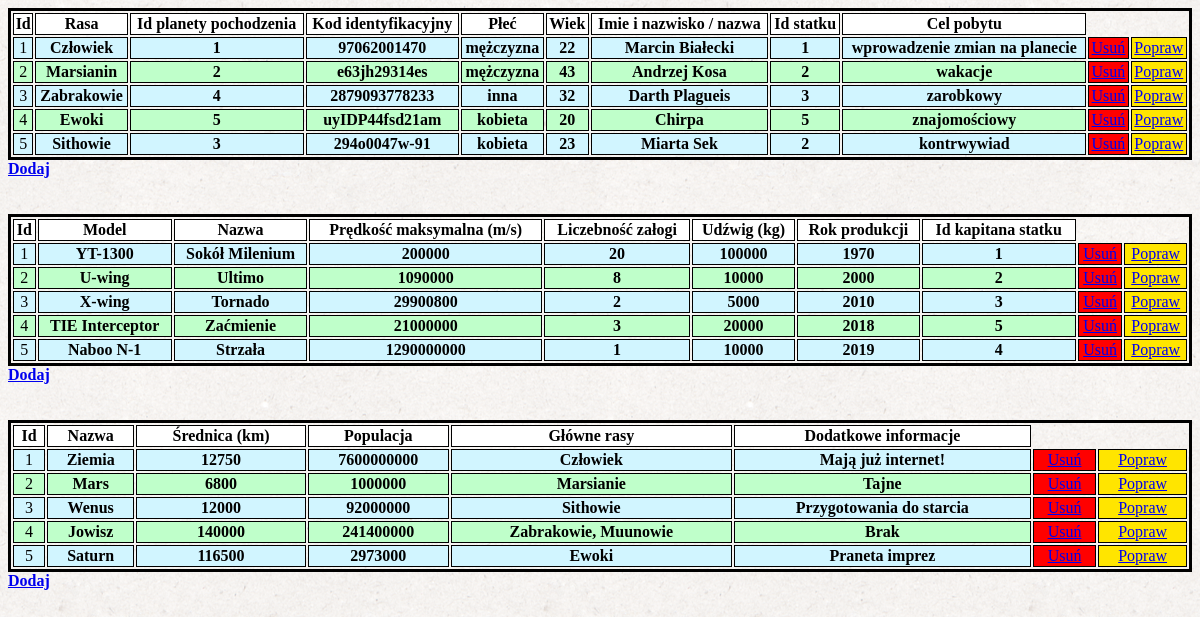
The page / on the database its author committed.
### tables this page shows
CREATE TABLE `przybysze` (
  `id` int(11) NOT NULL,
  `rasa` varchar(100) NOT NULL,
  `id_planety_pochodzenia` int(11) NOT NULL,
  `kod_identyfikacyjny` varchar(100) NOT NULL,
  `plec` varchar(30) NOT NULL,
  `wiek` int(11) NOT NULL,
  `imie_nazwisko_nazwa` varchar(100) NOT NULL,
  `id_statku` int(11) NOT NULL,
  `cel_pobytu` text NOT NULL
);

CREATE TABLE `statki_kosmiczne` (
  `id` int(11) NOT NULL,
  `model` varchar(50) NOT NULL,
  `nazwa` varchar(100) NOT NULL,
  `predkosc_maksymalna` bigint(11) NOT NULL,
  `liczebnosc_zalogi` int(11) NOT NULL,
  `udzwig` int(11) NOT NULL,
  `rok_produkcji` int(11) NOT NULL,
  `id_kapitana_statku` int(11) NOT NULL
);

CREATE TABLE `planety` (
  `id` int(11) NOT NULL,
  `nazwa` varchar(100) NOT NULL,
  `srednica` int(11) NOT NULL,
  `populacja` bigint(20) NOT NULL,
  `glowne_rasy` text NOT NULL,
  `dodatkowe_informacje` text NOT NULL
);

### index.php (the view, shortened to what this page needs)
<?php
	require_once "connect.php";
?>
<!DOCTYPE HTML>
<html lang="pl">
<head>
	<link rel="stylesheet" href="style.css" type="text/css" />
</head>
<body>
	<table>
		<tr>
		<td><b>Id</b></td>
		<td><b>Rasa</b></td>
		<td><b>Id planety pochodzenia</b></td>
		<td><b>Kod identyfikacyjny </b></td>
		<td><b>Płeć</b></td>
		<td><b>Wiek</b></td>
		<td><b>Imie i nazwisko / nazwa</b></td>
		<td><b>Id statku</b></td>
		<td><b>Cel pobytu</b></td>
		</tr>
<?php
	$polaczenie = @new mysqli($host, $db_user, $db_password, $db_name);
	if ($polaczenie->connect_errno!=0)
	{
		$_SESSION['message'] = "Error: ".$polaczenie->connect_errno;
	}
	else
	{
		if ($rezultat = @$polaczenie->query("SELECT * FROM przybysze"))
		{
			while ($wiersz = $rezultat->fetch_assoc())
			{
?>
				<tr>
				<td align="center" >
				<?php echo $wiersz['id'];?>
				</td>
				<td align="center" ><b>
				<?php echo $wiersz['rasa'];?></b>
				</td>
				<td align="center" ><b>
				<?php echo $wiersz['id_planety_pochodzenia'];?></b>
				</td>
				<td align="center" ><b>
				<?php echo $wiersz['kod_identyfikacyjny'];?></b>
				</td>
				<td align="center" ><b>
				<?php echo $wiersz['plec'];?></b>
				</td>
				<td align="center" ><b>
				<?php echo $wiersz['wiek'];?></b>
				</td>
				<td align="center" ><b>
				<?php echo $wiersz['imie_nazwisko_nazwa'];?></b>
				</td>
				<td align="center" ><b>
				<?php echo $wiersz['id_statku'];?></b>
				</td>
				<td align="center" ><b>
				<?php echo $wiersz['cel_pobytu'];?></b>
				</td>
				<td align="center" class="usun">
				<a href="index.php?id=<?php echo $wiersz['id'];?>&tabela=przybysze">Usuń</a>
				</td>
				<td align="center" class="popraw">
				<a href="update.php?id=<?php echo $wiersz['id'];?>&tabela=przybysze">Popraw</a>
				</td>
				</tr>
<?php
			}
		}
?>
</table>
<a href="insert.php?tabela=przybysze"><b>Dodaj</b></a>
<br>
<br>
<br>
	<table>
		<tr>
		<td><b>Id</b></td>
		<td><b>Model</b></td>
		<td><b>Nazwa</b></td>
		<td><b>Prędkość maksymalna (m/s)</b></td>
		<td><b>Liczebność załogi</b></td>
		<td><b>Udźwig (kg)</b></td>
		<td><b>Rok produkcji</b></td>
		<td><b>Id kapitana statku</b></td>
		</tr>
<?php
		if ($rezultat = @$polaczenie->query("SELECT * FROM statki_kosmiczne"))
		{
			while ($wiersz = $rezultat->fetch_assoc())
			{
?>
				<tr>
				<td align="center" >
				<?php echo $wiersz['id'];?>
				</td>
				<td align="center" >
				<b><?php echo $wiersz['model'];?></b>
				</td>
				<td align="center" >
				<b><?php echo $wiersz['nazwa'];?></b>
				</td>
				<td align="center" >
				<b><?php echo $wiersz['predkosc_maksymalna'];?></b>
				</td>
				<td align="center" >
				<b><?php echo $wiersz['liczebnosc_zalogi'];?></b>
				</td>
				<td align="center" >
				<b><?php echo $wiersz['udzwig'];?></b>
				</td>
				<td align="center" >
				<b><?php echo $wiersz['rok_produkcji'];?></b>
				</td>
				<td align="center" >
				<b><?php echo $wiersz['id_kapitana_statku'];?></b>
				</td>
				<td align="center" class="usun">
				<a href="index.php?id=<?php echo $wiersz['id'];?>&tabela=statki_kosmiczne">Usuń</a>
				</td>
				<td align="center" class="popraw">
				<a href="update.php?id=<?php echo $wiersz['id'];?>&tabela=statki_kosmiczne">Popraw</a>
				</td>
				</tr>
<?php
			}
		}
?>
</table>
<a href="insert.php?tabela=statki_kosmiczne"><b>Dodaj</b></a>
<br>
<br>
<br>
	<table>
		<tr>
			<td><b>Id</b></td>
			<td><b>Nazwa</b></td>
			<td><b>Średnica (km)</b></td>
			<td><b>Populacja</b></td>
			<td><b>Główne rasy</b></td>
			<td><b>Dodatkowe informacje</b></td>
		</tr>
<?php
		if ($rezultat = @$polaczenie->query("SELECT * FROM planety"))
		{
			while ($wiersz = $rezultat->fetch_assoc())
			{
?>
				<tr>
					<td align="center" >
					<?php echo $wiersz['id'];?>
					</td>
					<td align="center" >
					<b><?php echo $wiersz['nazwa'];?></b>
					</td>
					<td align="center" >
					<b><?php echo $wiersz['srednica'];?></b>
					</td>
					<td align="center" >
					<b><?php echo $wiersz['populacja'];?></b>
					</td>
					<td align="center" >
					<b><?php echo $wiersz['glowne_rasy'];?></b>
					</td>
					<td align="center" >
					<b><?php echo $wiersz['dodatkowe_informacje'];?></b>
					</td>
					<td align="center" class="usun">
					<a href="index.php?id=<?php echo $wiersz['id'];?>&tabela=planety">Usuń</a>
					</td>
					<td align="center" class="popraw">
					<a href="update.php?id=<?php echo $wiersz['id'];?>&tabela=planety">Popraw</a>
					</td>
				</tr>
<?php
			}
		}
	}
?>
	</table>
<a href="insert.php?tabela=planety"><b>Dodaj</b></a>
<br>
</body>
</html>

### style.css (style rules this page uses)
body { background: url(ricepaper2.png); }
table { width: 100%; border: 3px solid #000 }
td { border: 1px solid #000; text-align: center; }
tr:nth-of-type(2n) { background-color: #d1f5ff; }
tr:nth-of-type(2n + 1) { background-color: #bfffca; }
tr:nth-of-type(1) { background-color: #fff; }
.usun { background-color: #ff0000; }
.popraw { background-color: #ffe500; }

### rows shown on the page
przybysze: id "1", rasa "Człowiek", id_planety_pochodzenia "1", kod_identyfikacyjny "97062001470", plec "mężczyzna", wiek "22", imie_nazwisko_nazwa "Marcin Białecki", id_statku "1", cel_pobytu "wprowadzenie zmian na planecie"
przybysze: id "2", rasa "Marsianin", id_planety_pochodzenia "2", kod_identyfikacyjny "e63jh29314es", plec "mężczyzna", wiek "43", imie_nazwisko_nazwa "Andrzej Kosa", id_statku "2", cel_pobytu "wakacje"
przybysze: id "3", rasa "Zabrakowie", id_planety_pochodzenia "4", kod_identyfikacyjny "2879093778233", plec "inna", wiek "32", imie_nazwisko_nazwa "Darth Plagueis", id_statku "3", cel_pobytu "zarobkowy"
przybysze: id "4", rasa "Ewoki", id_planety_pochodzenia "5", kod_identyfikacyjny "uyIDP44fsd21am", plec "kobieta", wiek "20", imie_nazwisko_nazwa "Chirpa", id_statku "5", cel_pobytu "znajomościowy"
przybysze: id "5", rasa "Sithowie", id_planety_pochodzenia "3", kod_identyfikacyjny "294o0047w-91", plec "kobieta", wiek "23", imie_nazwisko_nazwa "Miarta Sek", id_statku "2", cel_pobytu "kontrwywiad"
statki_kosmiczne: id "1", model "YT-1300", nazwa "Sokół Milenium", predkosc_maksymalna "200000", liczebnosc_zalogi "20", udzwig "100000", rok_produkcji "1970", id_kapitana_statku "1"
statki_kosmiczne: id "2", model "U-wing", nazwa "Ultimo", predkosc_maksymalna "1090000", liczebnosc_zalogi "8", udzwig "10000", rok_produkcji "2000", id_kapitana_statku "2"
statki_kosmiczne: id "3", model "X-wing", nazwa "Tornado", predkosc_maksymalna "29900800", liczebnosc_zalogi "2", udzwig "5000", rok_produkcji "2010", id_kapitana_statku "3"
statki_kosmiczne: id "4", model "TIE Interceptor", nazwa "Zaćmienie", predkosc_maksymalna "21000000", liczebnosc_zalogi "3", udzwig "20000", rok_produkcji "2018", id_kapitana_statku "5"
statki_kosmiczne: id "5", model "Naboo N-1", nazwa "Strzała", predkosc_maksymalna "1290000000", liczebnosc_zalogi "1", udzwig "10000", rok_produkcji "2019", id_kapitana_statku "4"
planety: id "1", nazwa "Ziemia", srednica "12750", populacja "7600000000", glowne_rasy "Człowiek", dodatkowe_informacje "Mają już internet!"
planety: id "2", nazwa "Mars", srednica "6800", populacja "1000000", glowne_rasy "Marsianie", dodatkowe_informacje "Tajne"
planety: id "3", nazwa "Wenus", srednica "12000", populacja "92000000", glowne_rasy "Sithowie", dodatkowe_informacje "Przygotowania do starcia"
planety: id "4", nazwa "Jowisz", srednica "140000", populacja "241400000", glowne_rasy "Zabrakowie, Muunowie", dodatkowe_informacje "Brak"
planety: id "5", nazwa "Saturn", srednica "116500", populacja "2973000", glowne_rasy "Ewoki", dodatkowe_informacje "Praneta imprez"
